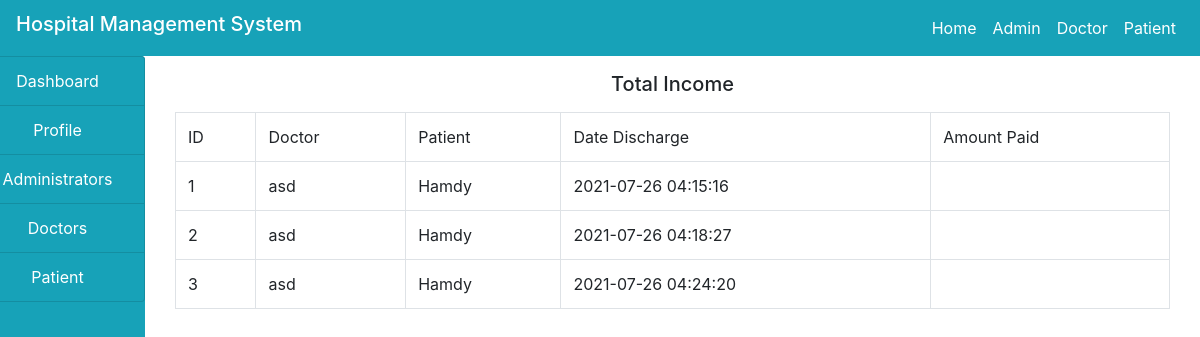
The app's page /admin/income.php with its own data.
### tables this page shows
CREATE TABLE `income` (
  `id` int(100) NOT NULL,
  `doctor` varchar(100) NOT NULL,
  `patient` varchar(100) NOT NULL,
  `date_dischange` varchar(100) NOT NULL,
  `amount_paid` varchar(100) NOT NULL,
  `description` varchar(100) NOT NULL
);

### admin/income.php (the view, shortened to what this page needs)
<!DOCTYPE html>
<html lang="en">
<head>
</head>
<body>
<?php
include("../includes/header.php");
include("../includes/connection.php");
?>
<div class="container-fulid">
    <div class="row">
        <div class="col-md-2" style="margin-left: -30px;">
            <?php
            include("sidenav.php");
            ?>
        </div>
        <div class="col-md-10">
            <h5 class="text-center my-3">Total Income</h5>
            <?php
            $query ="SELECT * FROM income ";
            $res = mysqli_query($connect,$query);
            $output ="";
            $output .="
            <table class='table table-bordered'>
            <tr>
            <td>ID</td>
            <td>Doctor</td>
            <td>Patient</td>
            <td>Date Discharge</td>
            <td>Amount Paid</td>
            </tr>
            ";
            while($row = mysqli_fetch_array($res)){
                $output .="
                <tr>
                <td>".$row['id']."</td>
                <td>".$row['doctor']."</td>
                <td>".$row['patient']."</td>
                <td>".$row['date_dischange']."</td>
                <td>".$row['amount']."</td>
                ";
            }
            $output .=" </tr> </table>";
            echo $output;
            ?>
        </div>
    </div>
</div>
</body>
</html>

### includes/header.php (shortened to what this page needs)
<!DOCTYPE html>
<html lang="en">
<head>
    <link rel="stylesheet" href="https://cdn.jsdelivr.net/npm/bootstrap@4.6.0/dist/css/bootstrap.min.css"
>
    <link rel="stylesheet" href="https://cdnjs.cloudflare.com/ajax/libs/font-awesome/5.13.0/css/all.min.css"
 />
</head>
<body>
    <nav class="navbar navbar-expand-lg navbar-info bg-info">
        <h5 class="text-white">Hospital Management System</h5>
        <ul class="navbar-nav ">
            <?php
            if(isset($_SESSION['admin']))
            {
                $user = $_SESSION['admin'];
                echo '
            <li class="nav-item"><a href="#" class="nav-link text-white">'.$user.'</a></li>
            <li class="nav-item"><a href="logout.php" class="nav-link text-white">Logout</a></li>';
            }
            elseif(isset($_SESSION['doctor']))
            {
                $user = $_SESSION['doctor'];
                echo '
            <li class="nav-item"><a href="#" class="nav-link text-white">'.$user.'</a></li>
            <li class="nav-item"><a href="logout.php" class="nav-link text-white">Logout</a></li>';
            }
            elseif(isset($_SESSION['patient'])){
                $user = $_SESSION['patient'];
                echo '
                <li class="nav-item"><a href="#" class="nav-link text-white">'.$user.'</a></li>
                <li class="nav-item"><a href="logout.php" class="nav-link text-white">Logout</a></li>';
            }
            else
            {
                echo '
            <li class="nav-item"><a href="index.php" class="nav-link text-white">Home</a></li>
            <li class="nav-item"><a href="adminlogin.php" class="nav-link text-white">Admin</a></li>
            <li class="nav-item"><a href="doctorlogin.php" class="nav-link text-white">Doctor</a></li>
            <li class="nav-item"><a href="patientlogin.php" class="nav-link text-white">Patient</a></li>';
            }
            ?>
        </ul>
    </nav>
</body>
</html>

### admin/sidenav.php (shortened to what this page needs)
<!DOCTYPE html>
<html lang="en">
<head>
</head>
<body>
    <div class="list-group bg-info " style="height: 94vh;">
        <a href="index.php" class="list-group-item list-group-item-action bg-info text-center text-white">Dashboard</a>
        <a href="profile.php" class="list-group-item list-group-item-action bg-info text-center text-white">Profile</a>
        <a href="admin.php" class="list-group-item list-group-item-action bg-info text-center text-white">Administrators</a>
        <a href="doctor.php" class="list-group-item list-group-item-action bg-info text-center text-white">Doctors</a>
        <a href="patient.php" class="list-group-item list-group-item-action bg-info text-center text-white">Patient</a>
    </div>
</body>
</html>

### records on screen
income: id "1", doctor "asd", patient "Hamdy", date_dischange "2021-07-26 04:15:16"
income: id "2", doctor "asd", patient "Hamdy", date_dischange "2021-07-26 04:18:27"
income: id "3", doctor "asd", patient "Hamdy", date_dischange "2021-07-26 04:24:20"
